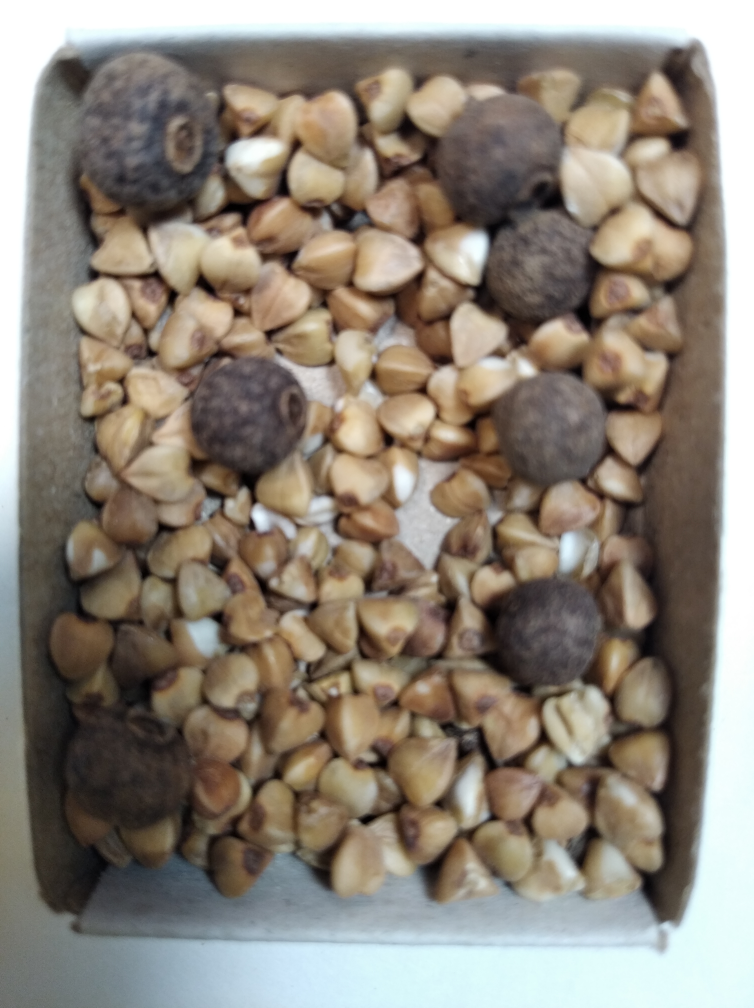
#> input picture images/test3.jpg, 3016 x 4032 px, found by its file name (shown at 1/4 size)
$ python detect_rubbish.py
#> lines starting #> are read from the running program, lines starting #| are printed output that depends on the picture; after the words box and inside, x2 and y2 are one past the last pixel; in counts of white or black regions, pixels touching at a corner belong together
import cv2
from skimage.color import rgb2hsv, label2rgb
from skimage.morphology import closing, square
from skimage.measure import label, regionprops
import matplotlib.patches as mpatches
import matplotlib.pyplot as plt


class DetectRubbish:
    def __init__(self, image_width=320, image_heigh=480, threshold=200, area=300):
        self.image_width = image_width
        self.image_heigh = image_heigh
        self.threshold = threshold
        self.area = area

    # распознаем участки брака и грубый процент(площадь найденных квадратов / на площадь изображения)
    def detect(self, input_path, output_path):

#> called with input_path = 'images/test3.jpg', output_path = 'result_images/res.jpg'
        img = cv2.imread(input_path)
#> img is the input picture: shape (4032, 3016, 3); mean B, G, R 120.2, 131.5, 140.5
        img = cv2.cvtColor(img, cv2.COLOR_BGR2RGB)
        img = cv2.resize(img, (self.image_width, self.image_heigh))
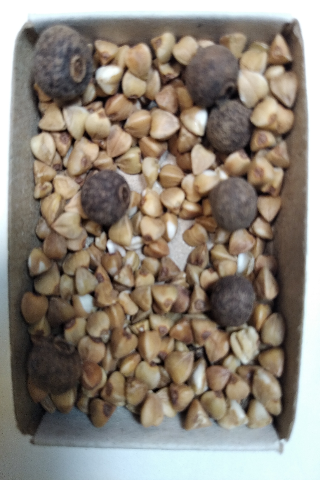
#> img: shape (480, 320, 3); mean R, G, B 140.4, 131.4, 120.1
        image = cv2.cvtColor(img, cv2.COLOR_RGB2GRAY)
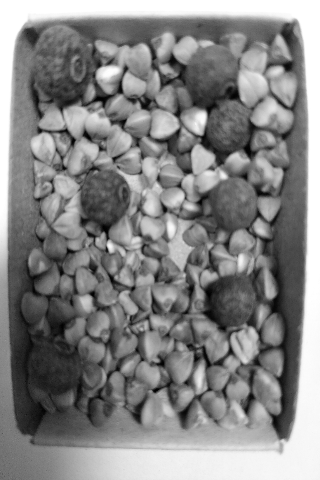
#> image: shape (480, 320); min 0, max 255, mean 132.8
        image = 255 - image
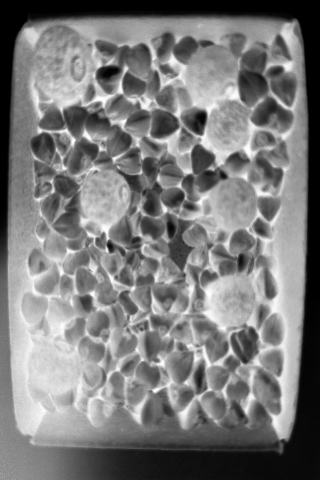
#> image: shape (480, 320); min 0, max 255, mean 122.2

        # apply threshold
        bw = closing(image > self.threshold, square(3))
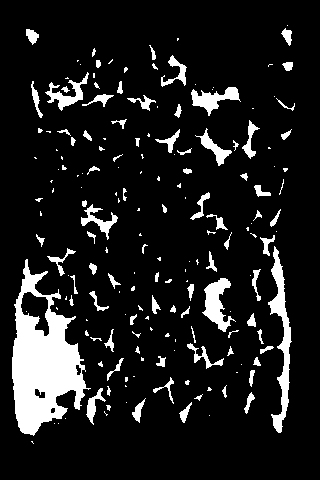
#> bw: shape (480, 320) bool; 11.2% white; 181 white regions (97 under 20 px), largest, box (x1, y1, x2, y2) and area: (12, 259, 91, 436) 6927, (268, 246, 292, 433) 1512, (202, 278, 236, 332) 837

        # label image regions
        label_image = label(bw)
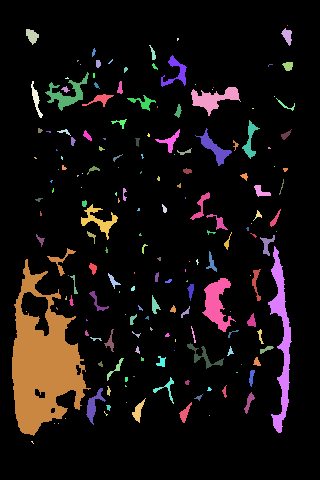
#> label_image: shape (480, 320) int32; 182 distinct labels, from 0 to 181; one colour per label, 0 black

        fig, ax = plt.subplots(figsize=(8, 8))
        ax.imshow(img)

        rubbish = 0
        for i, region in enumerate(regionprops(label_image)):
            # take regions with large enough areas
            if region.area >= self.area:
                #print(region.bbox)

                temp_rubbish = (region.bbox[3]-region.bbox[1]) * (region.bbox[2]-region.bbox[0])
                rubbish += temp_rubbish

                # draw rectangle around segmented coins
                minr, minc, maxr, maxc = region.bbox
                rect = mpatches.Rectangle((minc, minr), maxc - minc, maxr - minr,
                                        fill=False, edgecolor='red', linewidth=2)
                ax.add_patch(rect)
#> this loop made 181 passes
#> (temp_rubbish, rubbish, minr, minc, maxr, maxc) on passes 16, 25, 37, 82, 100, 105, 117: (1716, 1716, 72, 45, 111, 89), (1450, 3166, 87, 191, 116, 241), (1406, 4572, 128, 195, 166, 232), (1332, 5904, 204, 81, 240, 118), (4488, 10392, 246, 268, 433, 292), (13983, 24375, 259, 12, 436, 91), (1836, 26211, 278, 202, 332, 236)
#> after the loop, rubbish = 26211


        rubbish_percent = round(rubbish / (self.image_width * self.image_heigh) * 100, 2)
#> rubbish_percent = 17.06
        ax.set_axis_off()
        plt.tight_layout()
        fig.savefig(output_path)
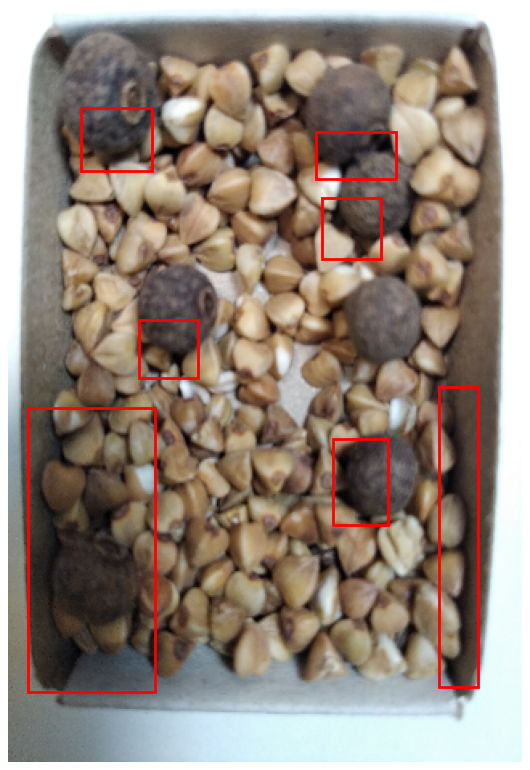
#> figure drawn by matplotlib, 1 panel

        return rubbish_percent


if __name__ == '__main__':
    detector = DetectRubbish()
    res = detector.detect(input_path='images/test3.jpg',
                          output_path='result_images/res.jpg')
#> res = 17.06

    print("Брака на фото: {0} %".format(res))
#| Брака на фото: 17.06 %

$ run again, with images/test1.jpg copied over images/test3.jpg
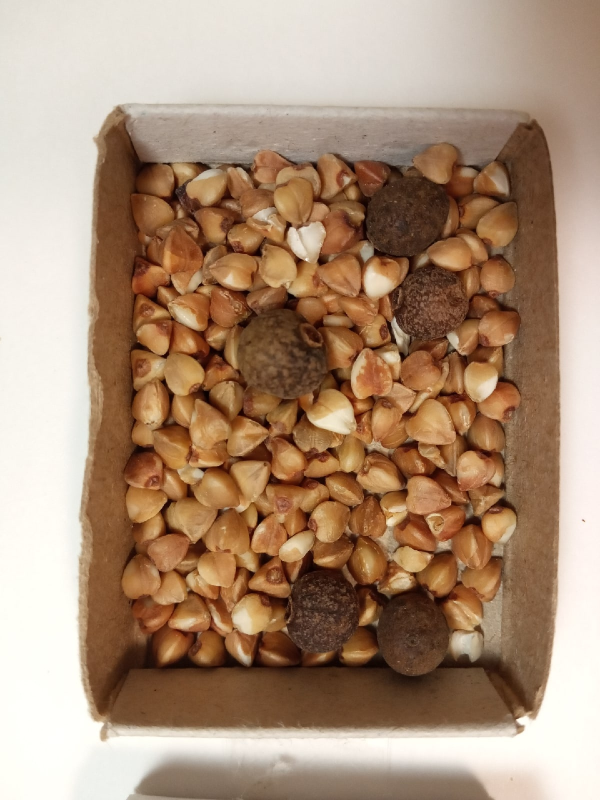
#> input picture images/test1.jpg, 1200 x 1600 px, found by its file name (shown at 1/2 size)
#> in detect, img is the input picture: shape (1600, 1200, 3); mean B, G, R 119.2, 142.8, 171.2
#> bw: shape (480, 320) bool; 9.4% white; 195 white regions (135 under 20 px), largest, box (x1, y1, x2, y2) and area: (55, 330, 280, 424) 5565, (183, 95, 276, 218) 3103, (112, 169, 188, 256) 1092
#> in detect, `label_image = label(bw)`:
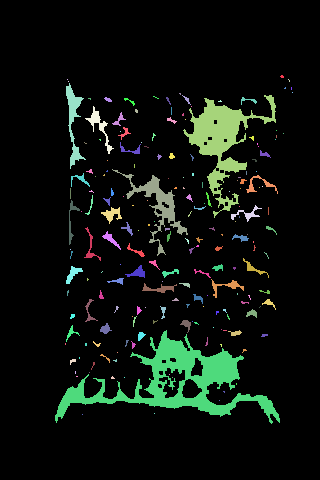
#> label_image: shape (480, 320) int32; 196 distinct labels, from 0 to 195; one colour per label, 0 black
#> the loop in detect, `for i, region in enumerate(regionprops(label_image)):` made 195 passes
#> (temp_rubbish, rubbish, minr, minc, maxr, maxc) on passes 5, 11, 50, 165: (1720, 1720, 83, 66, 169, 86), (11439, 13159, 95, 183, 218, 276), (6612, 19771, 169, 112, 256, 188), (21150, 40921, 330, 55, 424, 280)
#> after the loop in detect, `for i, region in enumerate(regionprops(label_image)):`: rubbish = 40921
#> rubbish_percent = 26.64
#> in detect, `fig.savefig(output_path)`:
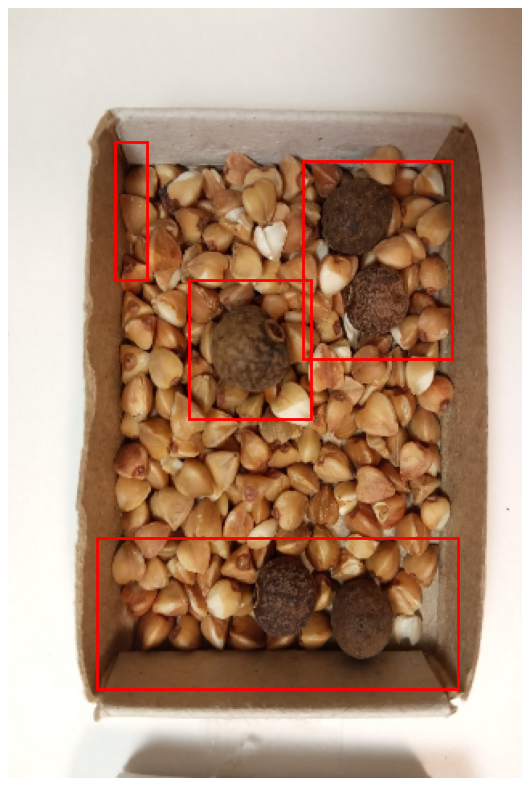
#> figure drawn by matplotlib, 1 panel
#| Брака на фото: 26.64 %
